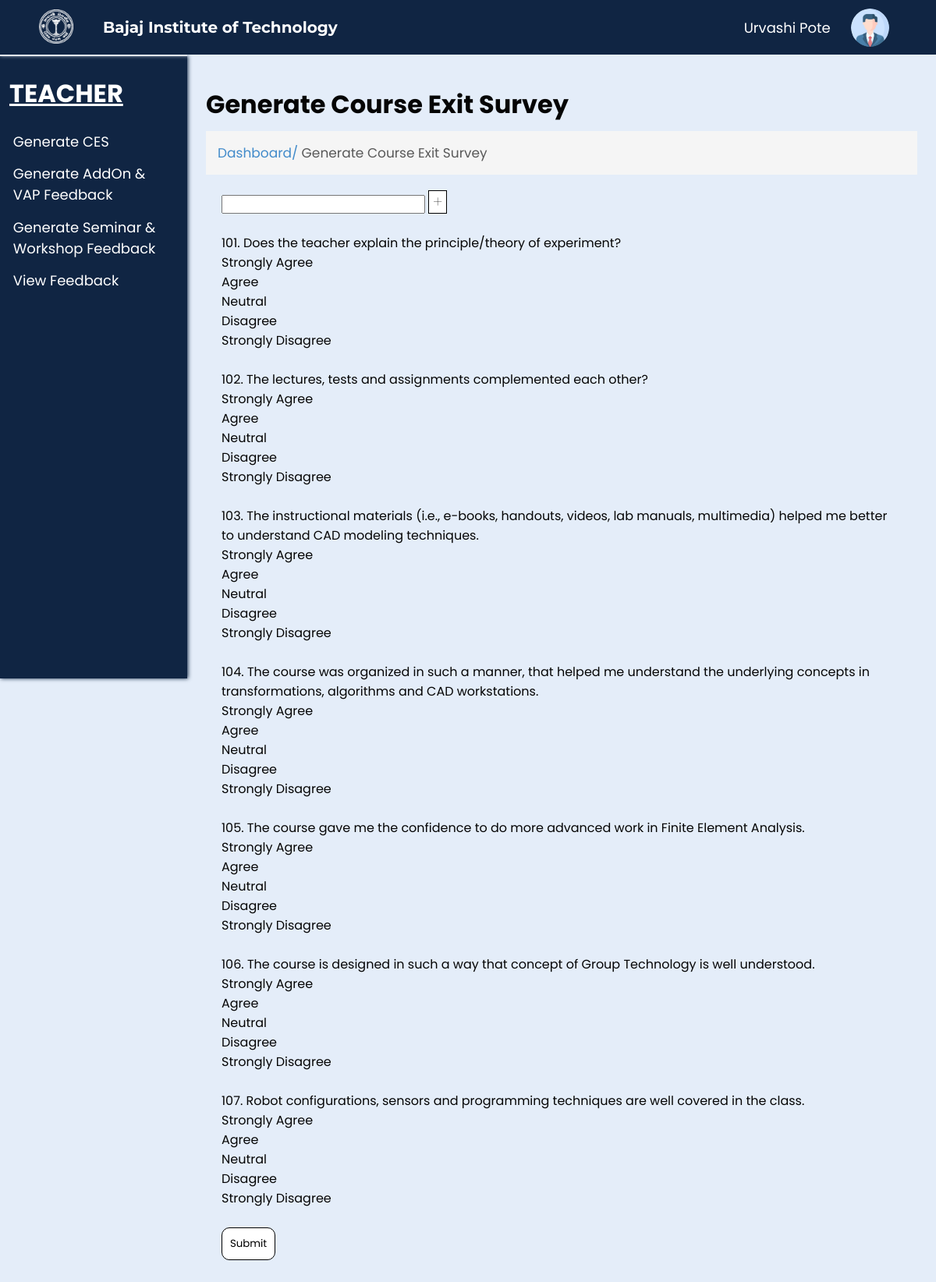
/next.php (signed in), run on the app's committed database.
### tables this page shows
CREATE TABLE `questions` (
  `questionid` int(100) NOT NULL,
  `question` text NOT NULL,
  `feedbacktype` char(25) NOT NULL,
  `option1` text NOT NULL,
  `mark1` int(10) DEFAULT 10,
  `option2` text NOT NULL,
  `mark2` int(10) NOT NULL DEFAULT 8,
  `option3` text NOT NULL,
  `mark3` int(10) NOT NULL DEFAULT 5,
  `option4` text NOT NULL,
  `mark4` int(10) NOT NULL DEFAULT 3,
  `option5` text NOT NULL,
  `mark5` int(10) NOT NULL DEFAULT 1
);

### check.php (called while the page is built, shortened)
<?php
$fname = $_SESSION['fname'];
$lname = $_SESSION['lname'];
?>

### next.php (the view, shortened to what this page needs)
<?php
include('connect.php');
include('check.php');
$query = "select * from questions";
$result = mysqli_query($conn, $query);
?>
<!DOCTYPE html>
<html lang="en">
<head>
    <link rel="stylesheet" href="css/generate.css?v=<?php echo time(); ?>">
    <link rel="stylesheet" href="css/common.css?v=<?php echo time(); ?>">
</head>
<body>
    <div class="nav">
        <div class="img">
            <img id="img" src="images/bitlogo_transparent.png" alt="BIT Logo">
        </div>
        <h2 id="heading">Bajaj Institute of Technology</h2>
        <div class="links" id="links">
        <p class="input"><?php echo $fname, " ", $lname; ?></p>
            <img src="images/user.png" alt="User" width="7%" style="border-radius: 50%;">
        </div>
    </div>
    <div class="spaces"></div>
    <div class="main">
        <div class="left">
            <h1>TEACHER</h1>
            <ul>
            <li><a href="generatefeedback.php">Generate CES</a></li>
            <li><a href="addongeneratefeedback.php">Generate AddOn & VAP Feedback</a></li>
            <li><a href="seminargeneratefeedback.php">Generate Seminar & Workshop Feedback</a></li>
            <li><a href="viewfeedback.php">View Feedback</a></li>
            </ul>
        </div>
        <div class="right">
            <h1>Generate Course Exit Survey</h1>
            <p>Dashboard/<span> Generate Course Exit Survey</span></p>
            <div class="questions" id="questions">
                <form action="create_feedback.php" method="POST">
                    <input type="text" value="<?php echo $_GET['id'];?>" name="feed">
                    <a class="add" onclick="login()">+</a>
                    <br>
                    <br>
                    <?php
                    while ($row = mysqli_fetch_assoc($result)) {
                    ?>
                        <?php echo $row['questionid'], "."; ?> <?php echo $row['question']; ?><br>
                        <?php echo $row['option1']; ?><br>
                        <?php echo $row['option2']; ?><br>
                        <?php echo $row['option3']; ?><br>
                        <?php echo $row['option4']; ?><br>
                        <?php echo $row['option5']; ?> <br>
                        <br>
                    <?php
                    }
                    ?>
                    <input type="submit" value="Submit" name="submit1" class="submit">
                </form>
            </div>
        </div>
    </div>
</body>
</html>

### css/generate.css (style rules this page uses)
span { color: rgb(89, 89, 89); }
.questions { margin: 20px 20px; }
.add { background-color: white; color: black; border: 1px solid black; text-align: center; font-size: 20px; height: 30px; font-weight: lighter; margin: 10px 0; transition: 0.3s; margin-top: 30px; cursor: pointer; text-decoration: none; color: black; width: 30px; padding: 0 5px; }
.submit { padding: 10px; background-color: white; border: 1px solid black; border-radius: 10px; cursor: pointer; }

### css/common.css (style rules this page uses)
* { margin: 0; padding: 0; box-sizing: border-box; font-family: 'Poppins', sans-serif; }
body { background-color: #E4EDF9; }
.nav { background-color: #102543; position: fixed; width: 100%; z-index: 100; height: 70px; box-shadow: 0px 1px 5px #E4EDF9; transition: 0.5s; }
.nav .img { transition: 0.5s; margin-left: 2%; padding: 1%; text-align: center; height: 100%; float: left; width: 8%; }
#img { height: 95%; transition: 0.5s; }
.nav .img img { height: 100%; width: auto; }
.links img { width: auto; height: 70%; cursor: pointer; }
.nav h2 { transition: 0.5s; color: white; display: flex; height: 70px; font-size: 20px; float: left; width: 30%; align-items: center; padding: 1%; font-family: 'Montserrat', sans-serif; }
.nav .links { margin-right: 5%; transition: 0.5s; display: flex; height: 70px; float: left; width: 55%; align-items: center; justify-content: right; gap: 4%; font-family: 'Montserrat', sans-serif; }
.spaces { height: 70px; }
.left { height: 100vh; width: 20vw; background-color: #102543; color: white; border-top: 2px solid #E4EDF9; box-shadow: 1px 0px 5px #102543; position: fixed; }
.left h1 { margin: 10% 5%; text-decoration: underline; }
.right { width: 100%; padding: 5vh 2vw; padding-left: 22vw; color: rgb(5, 5, 5); }
.left ul { list-style-type: none; margin: 10% 7%; }
.left li { cursor: pointer; font-size: 18px; margin-top: 7%; transition: 0.5s; }
.left li a { text-decoration: none; color: white; }
.right>p { margin-top: 10px; font-size: 17px; padding: 15px; background-color: #F5F5F5; color: #428BCA; }
.right>p span { color: rgb(89, 89, 89); }
.links .input { background-color: transparent; border: 0; color: white; font-size: 18px; }

### data on the page
questions: questionid "101", question "Does the teacher explain the principle/theory of experiment?", option1 "Strongly Agree", option2 "Agree", option3 "Neutral", option4 "Disagree", option5 "Strongly Disagree"
questions: questionid "102", question "The lectures, tests and assignments complemented each other?", option1 "Strongly Agree", option2 "Agree", option3 "Neutral", option4 "Disagree", option5 "Strongly Disagree"
questions: questionid "103", question "The instructional materials (i.e., e-books, handouts, videos, lab manuals, multimedia) helped me better to understand CAD modeling techniques.", option1 "Strongly Agree", option2 "Agree", option3 "Neutral", option4 "Disagree", option5 "Strongly Disagree"
questions: questionid "104", question "The course was organized in such a manner, that helped me understand the underlying concepts in transformations, algorithms and CAD workstations.", option1 "Strongly Agree", option2 "Agree", option3 "Neutral", option4 "Disagree", option5 "Strongly Disagree"
questions: questionid "105", question "The course gave me the confidence to do more advanced work in Finite Element Analysis.", option1 "Strongly Agree", option2 "Agree", option3 "Neutral", option4 "Disagree", option5 "Strongly Disagree"
questions: questionid "106", question "The course is designed in such a way that concept of Group Technology is well understood.", option1 "Strongly Agree", option2 "Agree", option3 "Neutral", option4 "Disagree", option5 "Strongly Disagree"
questions: questionid "107", question "Robot configurations, sensors and programming techniques are well covered in the class.", option1 "Strongly Agree", option2 "Agree", option3 "Neutral", option4 "Disagree", option5 "Strongly Disagree"

### other printed values
$fname "Urvashi"
$lname "Pote"
